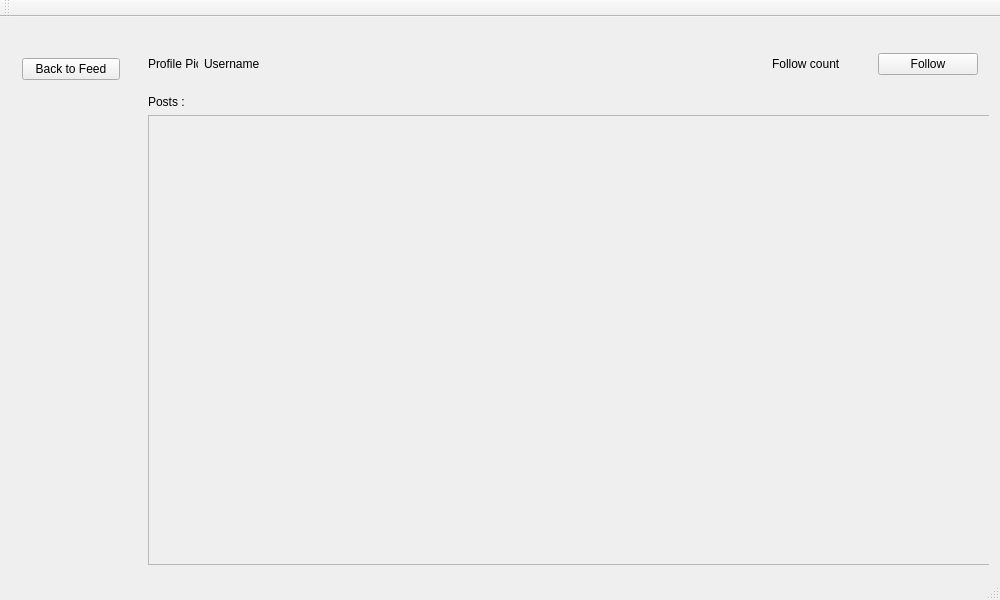
<?xml version="1.0" encoding="UTF-8"?>
<ui version="4.0">
 <class>ProfileClass</class>
 <widget class="QMainWindow" name="ProfileClass">
  <property name="geometry">
   <rect>
    <x>0</x>
    <y>0</y>
    <width>1000</width>
    <height>600</height>
   </rect>
  </property>
  <property name="minimumSize">
   <size>
    <width>1000</width>
    <height>600</height>
   </size>
  </property>
  <property name="maximumSize">
   <size>
    <width>1000</width>
    <height>600</height>
   </size>
  </property>
  <property name="windowTitle">
   <string>Profile</string>
  </property>
  <widget class="QWidget" name="centralWidget">
   <layout class="QHBoxLayout" name="horizontalLayout">
    <item>
     <widget class="QWidget" name="widget" native="true">
      <property name="minimumSize">
       <size>
        <width>120</width>
        <height>500</height>
       </size>
      </property>
      <property name="maximumSize">
       <size>
        <width>100</width>
        <height>500</height>
       </size>
      </property>
      <layout class="QVBoxLayout" name="verticalLayout">
       <item>
        <widget class="QPushButton" name="btnToFeed">
         <property name="text">
          <string>Back to Feed</string>
         </property>
        </widget>
       </item>
       <item>
        <spacer name="verticalSpacer">
         <property name="orientation">
          <enum>Qt::Orientation::Vertical</enum>
         </property>
         <property name="sizeHint" stdset="0">
          <size>
           <width>20</width>
           <height>40</height>
          </size>
         </property>
        </spacer>
       </item>
      </layout>
     </widget>
    </item>
    <item>
     <widget class="QWidget" name="widget_2" native="true">
      <layout class="QVBoxLayout" name="verticalLayout_2">
       <item>
        <layout class="QHBoxLayout" name="horizontalLayout_2">
         <item>
          <widget class="QLabel" name="lblProfilePic">
           <property name="minimumSize">
            <size>
             <width>50</width>
             <height>50</height>
            </size>
           </property>
           <property name="maximumSize">
            <size>
             <width>50</width>
             <height>50</height>
            </size>
           </property>
           <property name="text">
            <string>Profile Pic</string>
           </property>
          </widget>
         </item>
         <item>
          <widget class="QLabel" name="lblUsername">
           <property name="text">
            <string>Username</string>
           </property>
          </widget>
         </item>
         <item>
          <widget class="QLabel" name="lblFollowCount">
           <property name="sizePolicy">
            <sizepolicy hsizetype="Preferred" vsizetype="Preferred">
             <horstretch>0</horstretch>
             <verstretch>0</verstretch>
            </sizepolicy>
           </property>
           <property name="minimumSize">
            <size>
             <width>100</width>
             <height>25</height>
            </size>
           </property>
           <property name="maximumSize">
            <size>
             <width>25</width>
             <height>25</height>
            </size>
           </property>
           <property name="text">
            <string>Follow count</string>
           </property>
          </widget>
         </item>
         <item>
          <widget class="QPushButton" name="btnFollow">
           <property name="maximumSize">
            <size>
             <width>100</width>
             <height>16777215</height>
            </size>
           </property>
           <property name="text">
            <string>Follow</string>
           </property>
          </widget>
         </item>
        </layout>
       </item>
       <item>
        <widget class="QLabel" name="label">
         <property name="text">
          <string>Posts :</string>
         </property>
        </widget>
       </item>
       <item>
        <widget class="QScrollArea" name="ProfilePostScroll">
         <property name="minimumSize">
          <size>
           <width>850</width>
           <height>450</height>
          </size>
         </property>
         <property name="maximumSize">
          <size>
           <width>850</width>
           <height>450</height>
          </size>
         </property>
         <property name="widgetResizable">
          <bool>true</bool>
         </property>
         <widget class="QWidget" name="scrollProfilePosts">
          <property name="geometry">
           <rect>
            <x>0</x>
            <y>0</y>
            <width>848</width>
            <height>448</height>
           </rect>
          </property>
          <layout class="QVBoxLayout" name="verticalLayout_3"/>
         </widget>
        </widget>
       </item>
      </layout>
     </widget>
    </item>
   </layout>
  </widget>
  <widget class="QMenuBar" name="menuBar">
   <property name="geometry">
    <rect>
     <x>0</x>
     <y>0</y>
     <width>1000</width>
     <height>21</height>
    </rect>
   </property>
  </widget>
  <widget class="QToolBar" name="mainToolBar">
   <attribute name="toolBarArea">
    <enum>TopToolBarArea</enum>
   </attribute>
   <attribute name="toolBarBreak">
    <bool>false</bool>
   </attribute>
  </widget>
  <widget class="QStatusBar" name="statusBar"/>
 </widget>
 <layoutdefault spacing="6" margin="11"/>
 <resources/>
 <connections/>
</ui>
